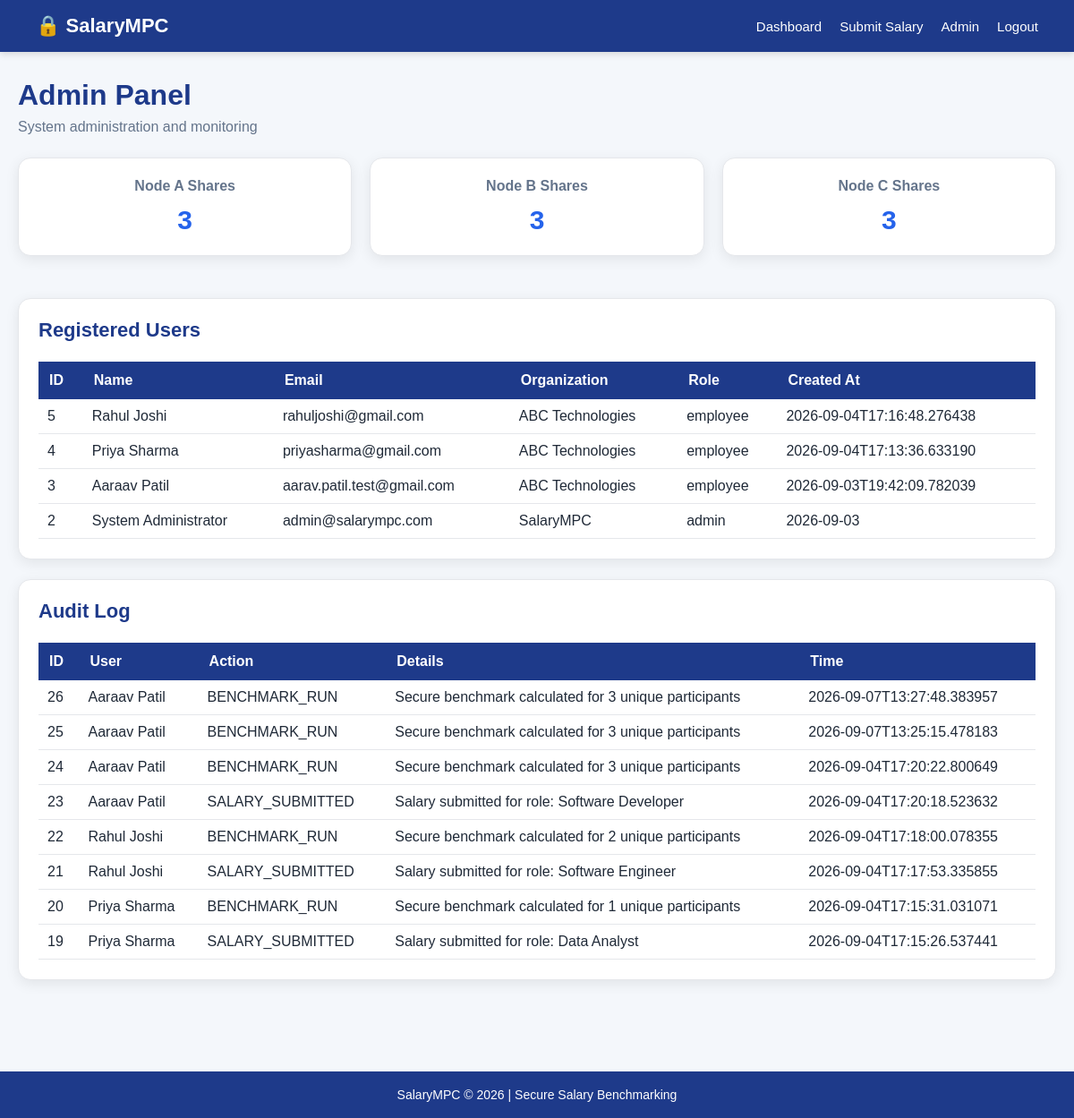
The app's page /admin (signed in), older data.
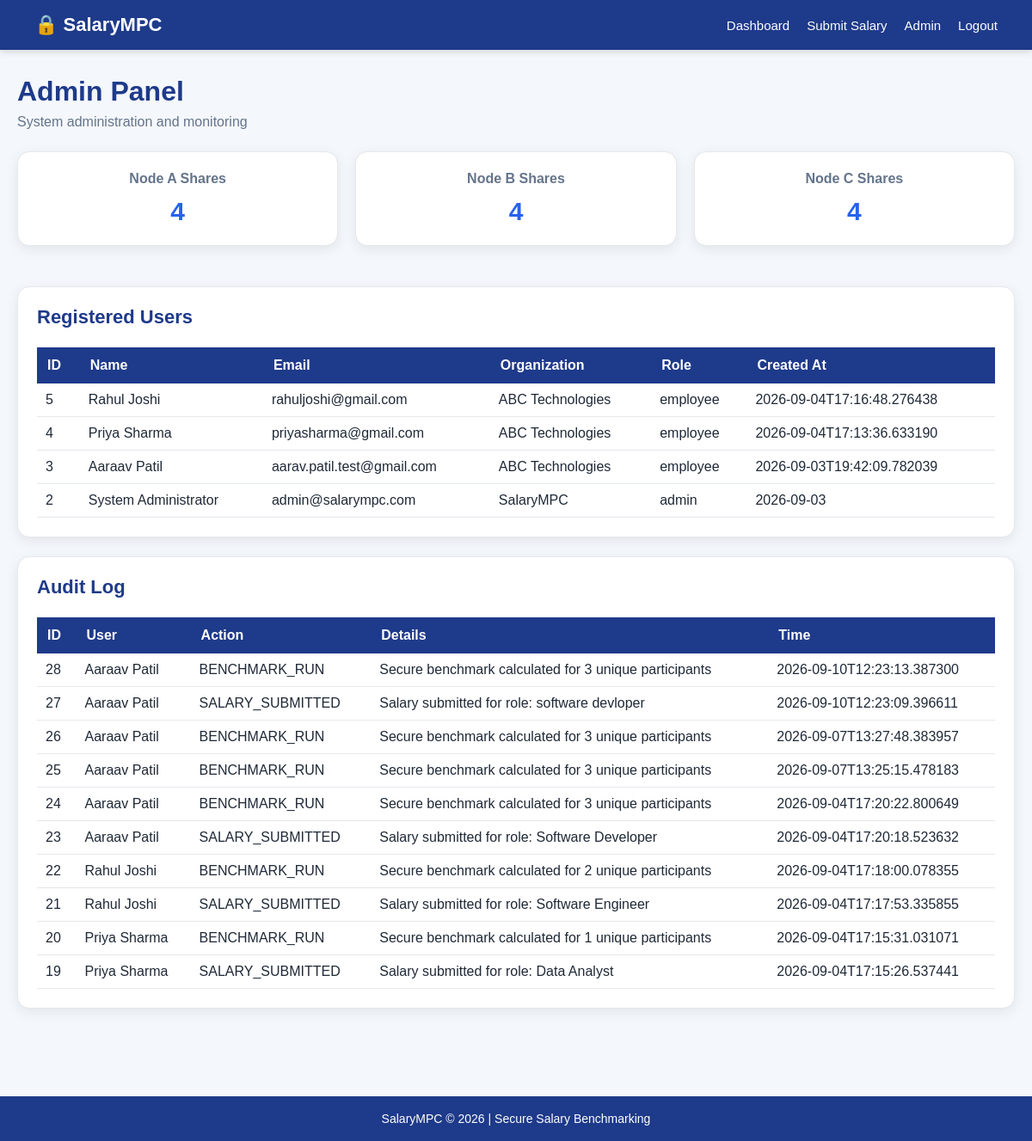
The same page, newer data.
### tables this page shows
CREATE TABLE users (
            user_id INTEGER PRIMARY KEY AUTOINCREMENT,
            name TEXT NOT NULL,
            email TEXT UNIQUE NOT NULL,
            password TEXT NOT NULL,
            org_name TEXT NOT NULL,
            industry TEXT,
            role TEXT DEFAULT 'employee',
            created_at TEXT NOT NULL
        );

CREATE TABLE audit_log (
            id INTEGER PRIMARY KEY AUTOINCREMENT,
            user_id INTEGER,
            action TEXT NOT NULL,
            details TEXT,
            created_at TEXT NOT NULL
        );

### app.py (the view)
@app.route("/admin")
@admin_required
def admin_panel():
    conn = get_db()
    node_counts = {
        "node_a": conn.execute(
            "SELECT COUNT(*) FROM node_a"
        ).fetchone()[0],
        "node_b": conn.execute(
            "SELECT COUNT(*) FROM node_b"
        ).fetchone()[0],
        "node_c": conn.execute(
            "SELECT COUNT(*) FROM node_c"
        ).fetchone()[0]
    }
    users = conn.execute("""
        SELECT
            user_id,
            name,
            email,
            role,
            org_name,
            created_at
        FROM users
        ORDER BY user_id DESC
    """).fetchall()
    logs = conn.execute("""
        SELECT
            audit_log.*,
            users.name
        FROM audit_log
        LEFT JOIN users
        ON audit_log.user_id = users.user_id
        ORDER BY audit_log.id DESC
        LIMIT 50
    """).fetchall()
    conn.close()
    return render_template(
        "admin.html",
        node_counts=node_counts,
        users=users,
        logs=logs
    )

### app.py (called while the page is built)
def get_db():
    conn = sqlite3.connect(DATABASE)
    conn.row_factory = sqlite3.Row
    return conn

def admin_required(func):
    @wraps(func)
    def wrapper(*args, **kwargs):
        if "user_id" not in session:
            flash("Please login first.", "error")
            return redirect(url_for("login"))
        if session.get("role") != "admin":
            flash("Administrator access required.", "error")
            return redirect(url_for("dashboard"))
        return func(*args, **kwargs)
    return wrapper

### templates/admin.html (shortened to what this page needs)
{% extends "base.html" %}
{% block content %}
<div class="page-header">
    <h1>Admin Panel</h1>
    <p>System administration and monitoring</p>
</div>
<div class="stats-grid">
    <div class="card">
        <h3>Node A Shares</h3>
        <p>{{ node_counts.node_a }}</p>
    </div>
    <div class="card">
        <h3>Node B Shares</h3>
        <p>{{ node_counts.node_b }}</p>
    </div>
    <div class="card">
        <h3>Node C Shares</h3>
        <p>{{ node_counts.node_c }}</p>
    </div>
</div>
<div class="card">
    <h2>Registered Users</h2>
    {% if users %}
    <div style="overflow-x:auto;">
        <table class="table">
            <thead>
                <tr>
                    <th>ID</th>
                    <th>Name</th>
                    <th>Email</th>
                    <th>Organization</th>
                    <th>Role</th>
                    <th>Created At</th>
                </tr>
            </thead>
            <tbody>
                {% for user in users %}
                <tr>
                    <td>{{ user.user_id }}</td>
                    <td>{{ user.name }}</td>
                    <td>{{ user.email }}</td>
                    <td>{{ user.org_name }}</td>
                    <td>{{ user.role }}</td>
                    <td>{{ user.created_at }}</td>
                </tr>
                {% endfor %}
            </tbody>
        </table>
    </div>
    {% else %}
    <p class="muted">No registered users found.</p>
    {% endif %}
</div>
<div class="card">
    <h2>Audit Log</h2>
    {% if logs %}
    <div style="overflow-x:auto;">
        <table class="table">
            <thead>
                <tr>
                    <th>ID</th>
                    <th>User</th>
                    <th>Action</th>
                    <th>Details</th>
                    <th>Time</th>
                </tr>
            </thead>
            <tbody>
                {% for log in logs %}
                <tr>
                    <td>{{ log.id }}</td>
                    <td>{{ log.name or "System" }}</td>
                    <td>{{ log.action }}</td>
                    <td>{{ log.details }}</td>
                    <td>{{ log.created_at }}</td>
                </tr>
                {% endfor %}
            </tbody>
        </table>
    </div>
    {% else %}
    <p class="muted">No audit records found.</p>
    {% endif %}
</div>
{% endblock %}

### templates/base.html (shortened to what this page needs)
<!DOCTYPE html>
<html lang="en">
<head>
    <link rel="stylesheet" href="{{ url_for('static', filename='css/style.css') }}">
</head>
<body>
{% if request.endpoint not in ['login', 'register'] %}
<nav class="navbar">
    <div class="navbar-brand">🔒 SalaryMPC</div>
    <div class="navbar-links">
        {% if session.get('user_id') %}
            <a href="{{ url_for('dashboard') }}">Dashboard</a>
            <a href="{{ url_for('submit_salary') }}">Submit Salary</a>
            {% if session.get('role') == 'admin' %}
                <a href="{{ url_for('admin_panel') }}">Admin</a>
            {% endif %}
            <a href="{{ url_for('logout') }}">Logout</a>
        {% else %}
            <a href="{{ url_for('login') }}">Login</a>
            <a href="{{ url_for('register') }}">Register</a>
        {% endif %}
    </div>
</nav>
{% endif %}
<main class="container">
    {% block content %}{% endblock %}
</main>
<footer class="footer">
    <p>SalaryMPC &copy; 2026 | Secure Salary Benchmarking</p>
</footer>
</body>
</html>

### static/css/style.css (style rules this page uses)
* { margin:0; padding:0; box-sizing:border-box; }
body { font-family:Arial, Helvetica, sans-serif; background:#f4f7fb; color:#1f2937; min-height:100vh; }
.navbar { background:#1e3a8a; color:white; padding:16px 40px; display:flex; justify-content:space-between; align-items:center; box-shadow:0 2px 8px rgba(0,0,0,0.15); }
.navbar-brand { font-size:22px; font-weight:bold; }
.navbar-links { display:flex; align-items:center; gap:20px; }
.navbar-links a { color:white; text-decoration:none; font-size:15px; font-weight:500; }
.container { max-width:1200px; margin:auto; padding:30px 20px 50px; }
.page-header { margin-bottom:25px; }
.page-header h1 { font-size:32px; color:#1e3a8a; margin-bottom:8px; }
.page-header p { color:#64748b; font-size:16px; }
.stats-grid { display:grid; grid-template-columns:repeat(3,1fr); gap:20px; margin-bottom:25px; }
.card { background:white; border-radius:14px; padding:22px; margin-bottom:22px; box-shadow:0 4px 15px rgba(0,0,0,0.08); border:1px solid #e5e7eb; }
.stats-grid .card { text-align:center; transition:0.2s; }
.card h2 { color:#1e3a8a; margin-bottom:12px; font-size:22px; }
.card h3 { color:#64748b; font-size:16px; margin-bottom:12px; }
.stats-grid .card p { font-size:30px; font-weight:bold; color:#2563eb; }
.table { width:100%; border-collapse:collapse; margin-top:10px; }
.table th { background:#1e3a8a; color:white; padding:12px; text-align:left; }
.table td { padding:10px; border-bottom:1px solid #e5e7eb; }
.footer { text-align:center; padding:18px; background:#1e3a8a; color:white; margin-top:30px; font-size:14px; }

Row changes from the older to the newer data that the page shows:
added audit_log: id "28", name "Aaraav Patil", action "BENCHMARK_RUN", details "Secure benchmark calculated for 3 unique participants", created_at "2026-09-10T12:23:13.387300"
added audit_log: id "27", name "Aaraav Patil", action "SALARY_SUBMITTED", details "Salary submitted for role: software devloper", created_at "2026-09-10T12:23:09.396611"
Text that changed along with them:
{{ node_counts.node_a }}: "3" → "4"
{{ node_counts.node_b }}: "3" → "4"
{{ node_counts.node_c }}: "3" → "4"
